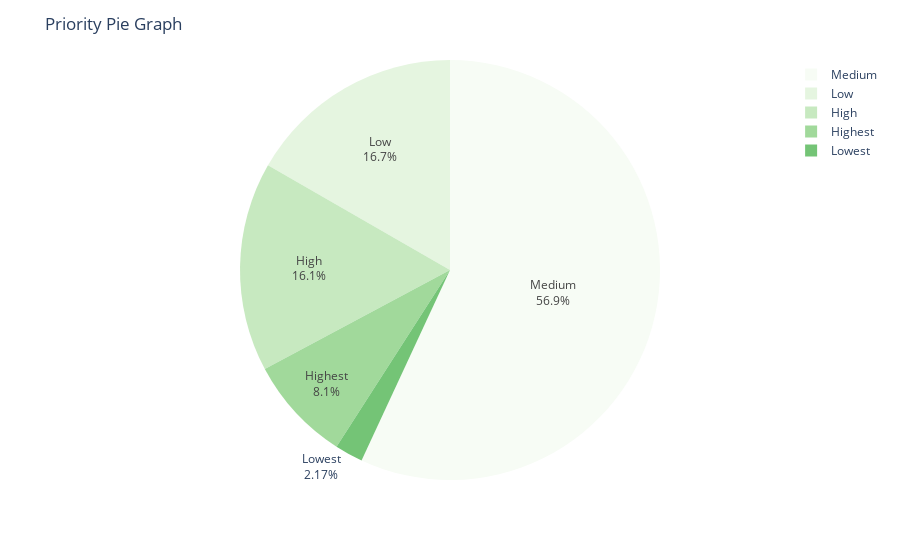

Notebook cell for this chart:
### Code cell
import plotly.express as px
priority_value_counts = data["Priority"].value_counts()
fig = px.pie(values=priority_value_counts.values, 
             names=priority_value_counts.index,
             color_discrete_sequence=px.colors.sequential.Greens)
fig.update_traces(textfont_size=11,
                  textinfo='percent+label')
fig.update_layout(title_text="Priority Pie Graph",
                  uniformtext_minsize=12, 
                  uniformtext_mode='hide')
fig.show()

### Figure 1 — Plotly figure (JSON) as saved in the notebook; plotly's stock layout.template omitted (floating-point values rounded to 4 significant figures)
{"data": [{"domain": {"x": [0, 1], "y": [0, 1]}, "hovertemplate": "label=%{label}<br>value=%{value}<extra></extra>", "labels": ["Medium", "Low", "High", "Highest", "Lowest"], "legendgroup": "", "name": "", "showlegend": true, "textfont": {"size": 11}, "textinfo": "percent+label", "type": "pie", "values": [1497, 439, 424, 213, 57]}], "layout": {"legend": {"tracegroupgap": 0}, "margin": {"t": 60}, "piecolorway": ["rgb(247,252,245)", "rgb(229,245,224)", "rgb(199,233,192)", "rgb(161,217,155)", "rgb(116,196,118)", "rgb(65,171,93)", "rgb(35,139,69)", "rgb(0,109,44)", "rgb(0,68,27)"], "title": {"text": "Priority Pie Graph"}, "uniformtext": {"minsize": 12, "mode": "hide"}}}
